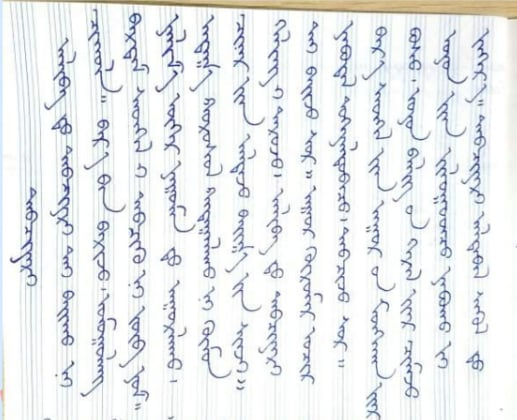
#> input picture munguu/zurg.jpg, 517 x 420 px
$ jupyter execute salgalt.ipynb
#> lines starting #> are read from the running program, lines starting #| are printed output that depends on the picture; after the words box and inside, x2 and y2 are one past the last pixel; in counts of white or black regions, pixels touching at a corner belong together
[cell 1]
import cv2
import numpy as np
import matplotlib.pyplot as plt
import os
from scipy.signal import find_peaks # Import find_peaks

# --- Parameters to Adjust ---
IMAGE_PATH = 'zurg.jpg' # Make sure this points to your Mongolian script image

# Morphological Opening Parameters (Keep from previous step if needed, but likely less critical now)
# OPEN_KERNEL_HEIGHT = 3
# OPEN_KERNEL_WIDTH = 1

# Parameters for find_peaks (Valleys in profile) - ** TUNE THESE **
# distance: Minimum horizontal distance (pixels) between detected valleys.
#           Adjust based on typical minimum word spacing in your images.
MIN_VALLEY_DISTANCE = 6 # Start with a small value, increase if it splits words too much

# prominence: Minimum vertical depth of a valley relative to its neighboring peaks.
#             This is often the MOST IMPORTANT parameter.
#             Look at the Y-axis scale of the *INVERTED* profile plot (peaks).
#             How high do the peaks corresponding to REAL gaps rise above their local base?
#             Try values like 0.5, 1, 2, 5, 10... depending on the profile scale and noise.
MIN_VALLEY_PROMINENCE = 20.0 # Start relatively low and increase if needed

# height: Optional: Can specify a minimum height for the inverted peak
#         (minimum depth from the max projection value for the original valley)
# MIN_INVERTED_PEAK_HEIGHT = None # e.g., 2 means valley must be at least 2 units below max projection

# width: Optional: Minimum width of the valley (peak in inverted profile)
# MIN_VALLEY_WIDTH = None

# Minimum width for a character sequence to be considered a word
MIN_WORD_WIDTH = 11 # Adjust based on the shortest expected word/character block

# Padding around cropped words
PADDING = 3
# --- End Parameters ---

# Verify Scipy Installation
try:
    import scipy
    print(f"Scipy version {scipy.__version__} found.")
except ImportError:
    print("ERROR: Scipy library not found. Please install it (e.g., 'pip install scipy')")
    exit() # Stop execution if scipy isn't available

print("\n--- Parameters ---")
print(f"IMAGE_PATH: {IMAGE_PATH}")
print(f"MIN_VALLEY_DISTANCE: {MIN_VALLEY_DISTANCE}")
print(f"MIN_VALLEY_PROMINENCE: {MIN_VALLEY_PROMINENCE}")
# print(f"MIN_INVERTED_PEAK_HEIGHT: {MIN_INVERTED_PEAK_HEIGHT}") # Uncomment if using height
# print(f"MIN_VALLEY_WIDTH: {MIN_VALLEY_WIDTH}") # Uncomment if using width
print(f"MIN_WORD_WIDTH: {MIN_WORD_WIDTH}")
print(f"PADDING: {PADDING}")
print("\nParameters set. Proceed to the next cell to load the image.")

# Initialize variables for later cells
img = None
img_rgb = None
gray = None
binary_img = None
vertical_projection = None
valleys = None
final_boundaries = []
cropped_words_rgb = []

[cell 2]
# Load image
img = cv2.imread(IMAGE_PATH)
#> img is the input picture: shape (420, 517, 3); mean B, G, R 238, 236.4, 233.9
if img is None:
    print(f"Error: Could not load image at {IMAGE_PATH}")
    # In Jupyter, you might want to stop or handle differently
    # raise FileNotFoundError(f"Could not load image at {IMAGE_PATH}")
else:
    print("Image loaded successfully.")
    img_rgb = cv2.cvtColor(img, cv2.COLOR_BGR2RGB) # For displaying original later
    gray = cv2.cvtColor(img, cv2.COLOR_BGR2GRAY)
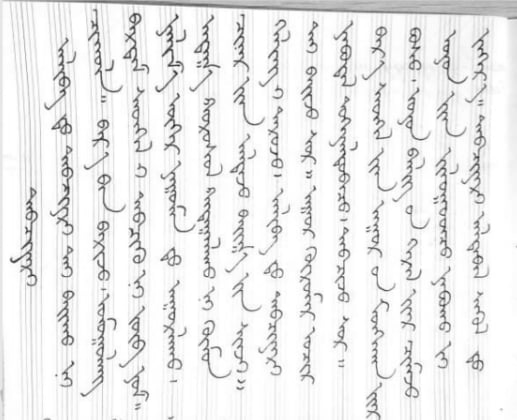
#> gray: shape (420, 517); min 33, max 255, mean 235.8

    # Binarization (Otsu should still work well)
    # Text white (255), background black (0)
    thresh_val, binary_img = cv2.threshold(gray, 0, 255, cv2.THRESH_BINARY_INV + cv2.THRESH_OTSU)
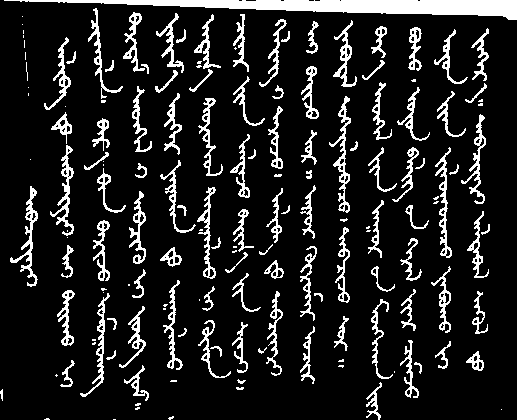
#> binary_img: shape (420, 517); 12.7% white; 157 white regions (49 under 20 px), largest, box (x1, y1, x2, y2) and area: (4, 0, 517, 20) 4703, (329, 96, 351, 213) 630, (10, 186, 38, 287) 598
#> thresh_val = 203

    print("Binarized Image (Text should be white):")
    plt.figure(figsize=(10, 10)) # Adjust figsize if needed
    plt.imshow(binary_img, cmap='gray')
    plt.title('Binarized Image')
    plt.axis('off') # Hide axes ticks
    plt.show()

    # [11 lines of commented-out code are left out]

[cell 3]
if img is not None and binary_img is not None:
    # Calculate Vertical Projection Profile
    # Sum pixel values along vertical columns (axis=0)
    # Normalize sum by dividing by 255 (max pixel value)
    vertical_projection = np.sum(binary_img, axis=0) / 255
#> vertical_projection = 517 values, max 253 at index 208, min 0 at index 3, mean 53.32
    print("Calculated vertical projection profile.")

    # --- Find Valleys using find_peaks ---
    # Invert the profile: peaks in inverted profile correspond to valleys in original
    # Using simple negation might be sensitive to the absolute scale.
    # Using max() - profile makes heights more relative. Choose one.
    # inverted_projection = np.max(vertical_projection) - vertical_projection
    inverted_projection = -vertical_projection # Simpler inversion
#> inverted_projection = 517 values, max 0 at index 3, min -253 at index 208, mean -53.32

    # Find peaks in the inverted profile (valleys in the original)
    # Pass parameters defined in Cell 1
    valleys, properties = find_peaks(
        inverted_projection,
        distance=MIN_VALLEY_DISTANCE,
        prominence=MIN_VALLEY_PROMINENCE
        # height=MIN_INVERTED_PEAK_HEIGHT, # Uncomment if using height
        # width=MIN_VALLEY_WIDTH       # Uncomment if using width
    )
#> valleys = [40, 77, 117, 152, 187, 223, 256, 294, 325, 359, 396, 430, 459]; properties = {'prominences': [92, 202, 205, 214, 220, 225, 212, 223, 184, 221, 196, 198, 184], 'left_bases': [30, 67, 103, 138, 173, 208, 242, 242, 310, 344, 377, 410, 445], 'right_bases': [208, 208, 138, 208, 208, 344, 276, 344, 344, 410, 410, 478, 478]}
    print(f"Found {len(valleys)} potential valleys using find_peaks.")
#| Found 13 potential valleys using find_peaks.
    # valleys now contains the x-coordinates of the detected valleys (centers of spaces)

    # --- Plot the Profile and Detected Valleys ---
    plt.figure(figsize=(18, 7)) # Wider figure

    # Plot Original Profile
    plt.subplot(2, 1, 1) # 2 rows, 1 column, first plot
    plt.plot(vertical_projection, label='Original Projection Profile')
    plt.scatter(valleys, vertical_projection[valleys], color='red', marker='v', s=50, label='Detected Valleys')
    plt.title('Vertical Projection Profile and Detected Valleys')
    plt.xlabel('Column (X-coordinate)')
    plt.ylabel('Sum of White Pixels (Normalized)')
    plt.legend()
    plt.grid(True)

    # Plot Inverted Profile and Detected Peaks
    plt.subplot(2, 1, 2) # 2 rows, 1 column, second plot
    plt.plot(inverted_projection, label='Inverted Profile (-projection)')
    plt.scatter(valleys, inverted_projection[valleys], color='red', marker='^', s=50, label='Detected Peaks (Valleys)')
    # Optional: Plot prominence lines (useful for tuning)
    if 'prominences' in properties:
      plt.vlines(x=valleys, ymin=inverted_projection[valleys] - properties['prominences'],
                 ymax=inverted_projection[valleys], color='orange', linestyle='--', label='Prominence')

    # Optional: Plot height threshold line if using height parameter
    # if MIN_INVERTED_PEAK_HEIGHT is not None:
    #     plt.axhline(y=MIN_INVERTED_PEAK_HEIGHT, color='purple', linestyle=':', label=f'Min Height ({MIN_INVERTED_PEAK_HEIGHT})')


    plt.title('Inverted Profile and Detected Peaks (for Tuning)')
    plt.xlabel('Column (X-coordinate)')
    plt.ylabel('Inverted Sum (Negative)')
    plt.legend()
    plt.grid(True)

    plt.tight_layout() # Adjust spacing

    print(f"\n--- ACTION REQUIRED ---")
    print(f"Examine the plots above, especially the *Inverted Profile*.")
    print(f"Red markers show the detected valleys/peaks.")
    print(f"  - Are the markers placed correctly at the gaps BETWEEN words?")
    print(f"  - Are markers missing from real gaps? -> DECREASE 'MIN_VALLEY_PROMINENCE' (or distance).")
    print(f"  - Are markers appearing inside words (small dips)? -> INCREASE 'MIN_VALLEY_PROMINENCE' (or distance).")
    print(f"The 'prominence' value (orange lines, if shown) is key.")
    print(f"--> Go back to Cell 1, adjust parameters (mainly MIN_VALLEY_PROMINENCE), and re-run Cell 1 and this cell.")
    plt.show()
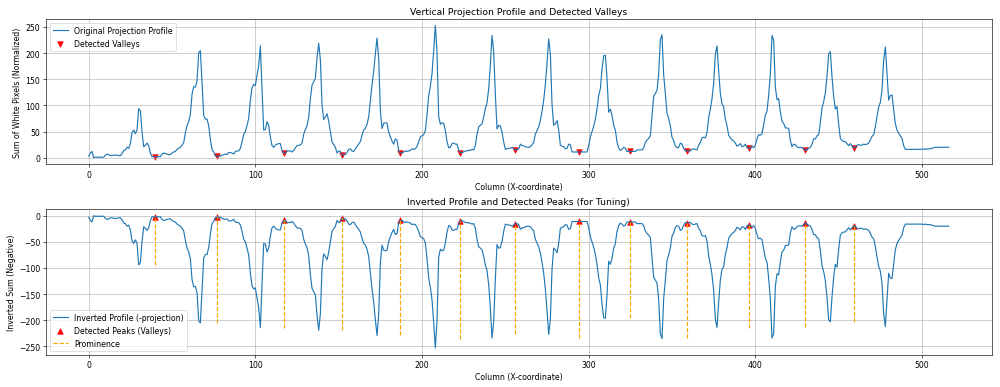
#> figure drawn by matplotlib, 2 panels; panel 1: curve peaks at x = 208, y = 253; panel 2: curve peaks at x = 3, y = 0

else:
    print("Skipping profile calculation/valley finding because image or binary image is not available.")

[cell 4]
if img is not None and valleys is not None:
    # --- Define Word Boundaries Based on Valley Locations ---
    word_boundaries = []
    start_x = 0
    img_width = binary_img.shape[1]

    print(f"Defining boundaries based on {len(valleys)} detected valleys...")
#> (printed output is left out)

    # Iterate through the detected valley locations (which are the gaps)
    for i, valley_x in enumerate(valleys):
        end_x = valley_x # The space starts around here

        # Check if the segment before this valley is wide enough to be a word
        if end_x - start_x >= MIN_WORD_WIDTH:
            word_boundaries.append({'start': start_x, 'end': end_x})
            # print(f"  Added word: ({start_x}, {end_x}), Width: {end_x - start_x}") # Debug print

        # The next word starts after this valley
        start_x = valley_x
#> this loop made 13 passes
#> (valley_x, end_x, start_x) on passes 1 to 8: (40, 40, 40), (77, 77, 77), (117, 117, 117), (152, 152, 152), (187, 187, 187), (223, 223, 223), (256, 256, 256), (294, 294, 294)
#> after the loop, word_boundaries = 13 items

    # Handle the last word (from the last valley to the end of the image)
    end_x = img_width
    if end_x - start_x >= MIN_WORD_WIDTH:
         word_boundaries.append({'start': start_x, 'end': end_x})
         # print(f"  Added last word: ({start_x}, {end_x}), Width: {end_x - start_x}") # Debug print


    # Final list of (start, end) tuples
    final_boundaries = [(b['start'], b['end']) for b in word_boundaries]
#> final_boundaries = [(0, 40), (40, 77), (77, 117), (117, 152), (152, 187), (187, 223), (223, 256), (256, 294), (294, 325), (325, 359), (359, 396), (396, 430), (430, 459), (459, 517)]
    print(f"\nFound {len(final_boundaries)} potential word boundaries using find_peaks.")
#| Found 14 potential word boundaries using find_peaks.
    # print(f"Boundaries: {final_boundaries}") # Debug print

    # --- Visualize Separation Lines ---
    img_copy_for_drawing = img.copy() # Use the original color image BGR format
    line_color_bgr = (0, 255, 0) # Green in BGR
    line_thickness = 1

    if not final_boundaries:
         print("No word boundaries found to draw.")
    else:
        print("Drawing separation lines...")
        # Draw lines AT the detected valley locations (the gaps)
        # We can draw at the start/end derived, or directly at valleys
        for valley_x in valleys:
            cv2.line(img_copy_for_drawing, (valley_x, 0), (valley_x, img.shape[0]), line_color_bgr, line_thickness)
#> this loop made 13 passes
#> valley_x on passes 1 to 8: 40, 77, 117, 152, 187, 223, 256, 294
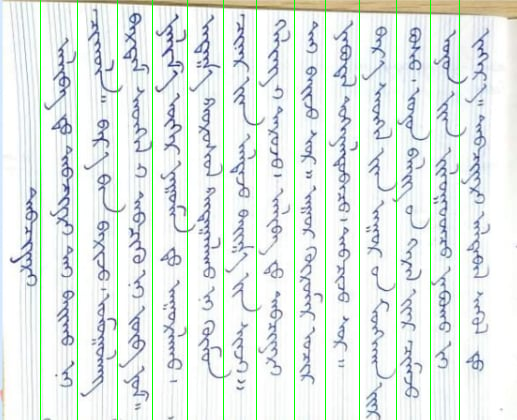
#> img_copy_for_drawing: shape (420, 517, 3); 2.51% of pixels changed, all inside (x1, y1, x2, y2) = (40, 0, 460, 420)

        # Display the image with lines using Matplotlib
        print("Showing image with detected separation lines (green) at valley locations:")
        plt.figure(figsize=(12, 10))
        plt.imshow(cv2.cvtColor(img_copy_for_drawing, cv2.COLOR_BGR2RGB))
        plt.title('Detected Word Separations (Valleys Marked)')
        plt.axis('off')
        plt.show()

elif img is not None:
     print("Valleys were not detected. Cannot identify boundaries.")
else:
    print("Skipping boundary identification because image failed to load.")

[cell 5]
if img is not None and binary_img is not None:
    # Calculate Vertical Projection Profile with smoothing
    vertical_projection = np.sum(binary_img, axis=0) / 255

    # Apply a small amount of smoothing to reduce noise in the profile
    from scipy.ndimage import gaussian_filter1d
    smoothed_projection = gaussian_filter1d(vertical_projection, sigma=1.5)
#> smoothed_projection = 517 values, max 188.6 at index 208, min 1.09 at index 6, mean 53.32

    # Use the derivative to find transition points
    # Negative derivative indicates transition from text to space
    # Positive derivative indicates transition from space to text
    derivative = np.gradient(smoothed_projection)
#> derivative = 517 values, max 29.14 at index 408, min -36.54 at index 210, mean 0.0272

    # Find space starts (text-to-space transitions) and space ends (space-to-text transitions)
    space_starts = []
    space_ends = []

    # Use threshold for derivative to find significant transitions
    neg_threshold = -MIN_VALLEY_PROMINENCE/3  # Adjust based on your image characteristics
    pos_threshold = MIN_VALLEY_PROMINENCE/3   # Adjust based on your image characteristics

    for i in range(1, len(derivative) - 1):
        # Significant negative derivative (text to space transition)
        if derivative[i] < neg_threshold and smoothed_projection[i] < np.mean(smoothed_projection):
            space_starts.append(i)
        # Significant positive derivative (space to text transition)
        elif derivative[i] > pos_threshold and smoothed_projection[i] < np.mean(smoothed_projection):
            space_ends.append(i)
#> after the loop, space_ends = 33 values from 25 to 471; space_starts = 36 values from 32 to 488

    # Pair up starts and ends to define spaces
    spaces = []
    i_start = 0
    i_end = 0

    while i_start < len(space_starts) and i_end < len(space_ends):
        start = space_starts[i_start]
        # Find the next end that comes after this start
        while i_end < len(space_ends) and space_ends[i_end] <= start:
            i_end += 1

        if i_end < len(space_ends):
            end = space_ends[i_end]
            # Only add if the space is reasonably sized
            space_width = end - start
            if 3 <= space_width <= 50:  # Adjust min/max space width as needed
                spaces.append((start, end))
            i_end += 1
        i_start += 1
#> this loop made 29 passes
#> (start, end, space_width, i_end) on passes 1 to 8: (32, 56, 24, 4), (33, 57, 24, 5), (34, 58, 24, 6), (73, 91, 18, 7), (74, 92, 18, 8), (75, 93, 18, 9), (108, 128, 20, 10), (109, 129, 20, 11)
#> after the loop, i_end = 33; i_start = 29; spaces = [(32, 56), (33, 57), (34, 58), (73, 91), (74, 92), (75, 93), (108, 128), (109, 129), (145, 164), (146, 165), (180, 201), (181, 231), (214, 232), (215, 233), (248, 267), (249, 268), (250, 269), (282, 300), (283, 301), (284, 302), (316, 335), (317, 336)]

    # Define word boundaries based on spaces
    word_boundaries = []
    current_start = 0

    for space_start, space_end in spaces:
        # Word ends at the beginning of the space
        word_end = space_start
        if word_end - current_start >= MIN_WORD_WIDTH:
            word_boundaries.append((current_start, word_end))
        # Next word starts at the end of the space
        current_start = space_end
#> this loop made 22 passes
#> (space_start, space_end, word_end, current_start) on passes 1 to 8: (32, 56, 32, 56), (33, 57, 33, 57), (34, 58, 34, 58), (73, 91, 73, 91), (74, 92, 74, 92), (75, 93, 75, 93), (108, 128, 108, 128), (109, 129, 109, 129)
#> after the loop, word_boundaries = [(0, 32), (58, 73), (93, 108), (129, 145), (165, 180), (233, 248), (269, 282), (302, 316)]

    # Handle the last word
    if binary_img.shape[1] - current_start >= MIN_WORD_WIDTH:
        word_boundaries.append((current_start, binary_img.shape[1]))

    # Visualize both profile and segmentation
    plt.figure(figsize=(18, 10))

    # Plot the projection profile
    plt.subplot(2, 1, 1)
    plt.plot(smoothed_projection, 'b-', label='Smoothed Projection')
    plt.plot(derivative * 5, 'g-', label='Derivative (scaled)') # Scale for visibility

    # Mark the spaces
    for space_start, space_end in spaces:
        plt.axvspan(space_start, space_end, color='yellow', alpha=0.3)
#> this loop made 22 passes

    plt.title('Projection Profile with Detected Spaces')
    plt.legend()
    plt.grid(True)

    # Show the image with word boundaries
    plt.subplot(2, 1, 2)
    img_with_boundaries = img_rgb.copy()

    # Draw word boundaries in different colors
    for i, (start, end) in enumerate(word_boundaries):
        # Display each word in a different color rectangle
        color = [(i*50)%255, (i*100)%255, (i*150)%255]  # Generate varied colors
        cv2.rectangle(img_with_boundaries, (start, 0), (end, img_rgb.shape[0]), color, 2)
#> this loop made 9 passes
#> (start, end, color) on passes 1 to 8: (0, 32, [0, 0, 0]), (58, 73, [50, 100, 150]), (93, 108, [100, 200, 45]), (129, 145, [150, 45, 195]), (165, 180, [200, 145, 90]), (233, 248, [250, 245, 240]), (269, 282, [45, 90, 135]), (302, 316, [95, 190, 30])
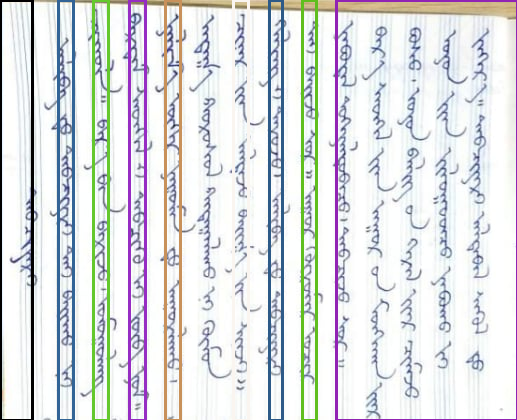
#> img_with_boundaries: shape (420, 517, 3); mean R, G, B 222, 224.6, 226.1

    plt.imshow(img_with_boundaries)
    plt.title(f'Segmented Words: {len(word_boundaries)} found')
    plt.axis('off')

    plt.tight_layout()
    plt.show()
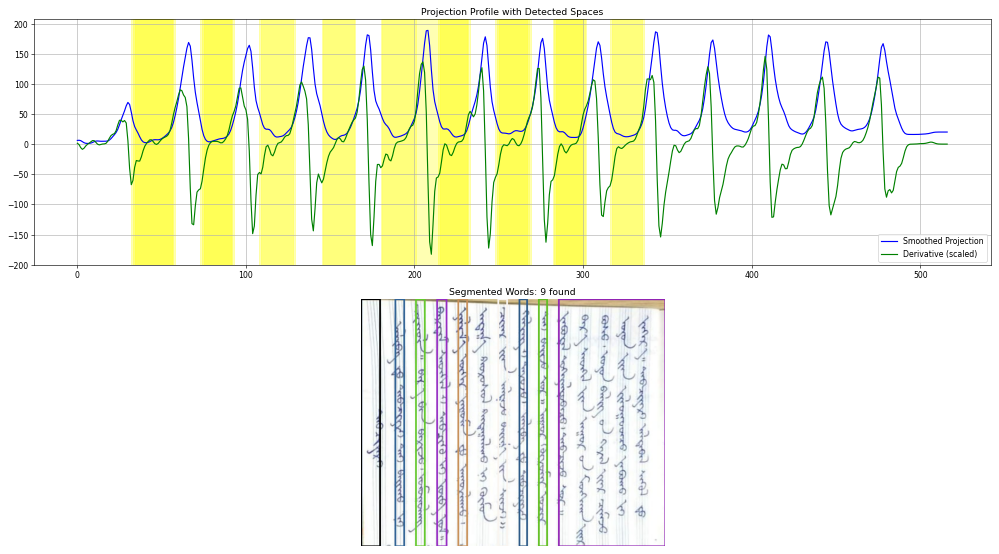
#> figure drawn by matplotlib, 2 panels; panel 1: curve peaks at x = 208, y = 188.6; panel 1: curve peaks at x = 408, y = 145.7

    # Optional: Extract individual words to verify segmentation
    cropped_words = []
    for i, (start, end) in enumerate(word_boundaries):
        # Add padding but prevent out-of-bounds
        pad_start = max(0, start - PADDING)
        pad_end = min(img_rgb.shape[1], end + PADDING)

        word_img = img_rgb[:, pad_start:pad_end, :]
        cropped_words.append(word_img)
#> this loop made 9 passes
#> (start, end, pad_start, pad_end) on passes 1 to 8: (0, 32, 0, 35), (58, 73, 55, 76), (93, 108, 90, 111), (129, 145, 126, 148), (165, 180, 162, 183), (233, 248, 230, 251), (269, 282, 266, 285), (302, 316, 299, 319)
#> pass 1, `word_img = img_rgb[:, pad_start:pad_end, :]`:
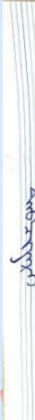
#> word_img: shape (420, 35, 3); mean R, G, B 238, 241.7, 243.9
#> pass 2, `word_img = img_rgb[:, pad_start:pad_end, :]`:
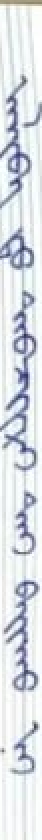
#> word_img: shape (420, 21, 3) (shown 2 times larger); mean R, G, B 218.1, 223, 228.5
#> pass 3, `word_img = img_rgb[:, pad_start:pad_end, :]`:
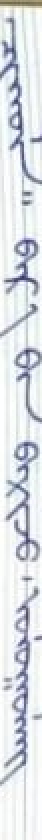
#> word_img: shape (420, 21, 3) (shown 2 times larger); mean R, G, B 219.9, 224, 228.8
#> after the loop, cropped_words = 9 items

    # Display first few words (if any)
    if cropped_words:
        num_to_show = min(10, len(cropped_words))
#> num_to_show = 9
#> (the rest of the program and of its run is left out)
